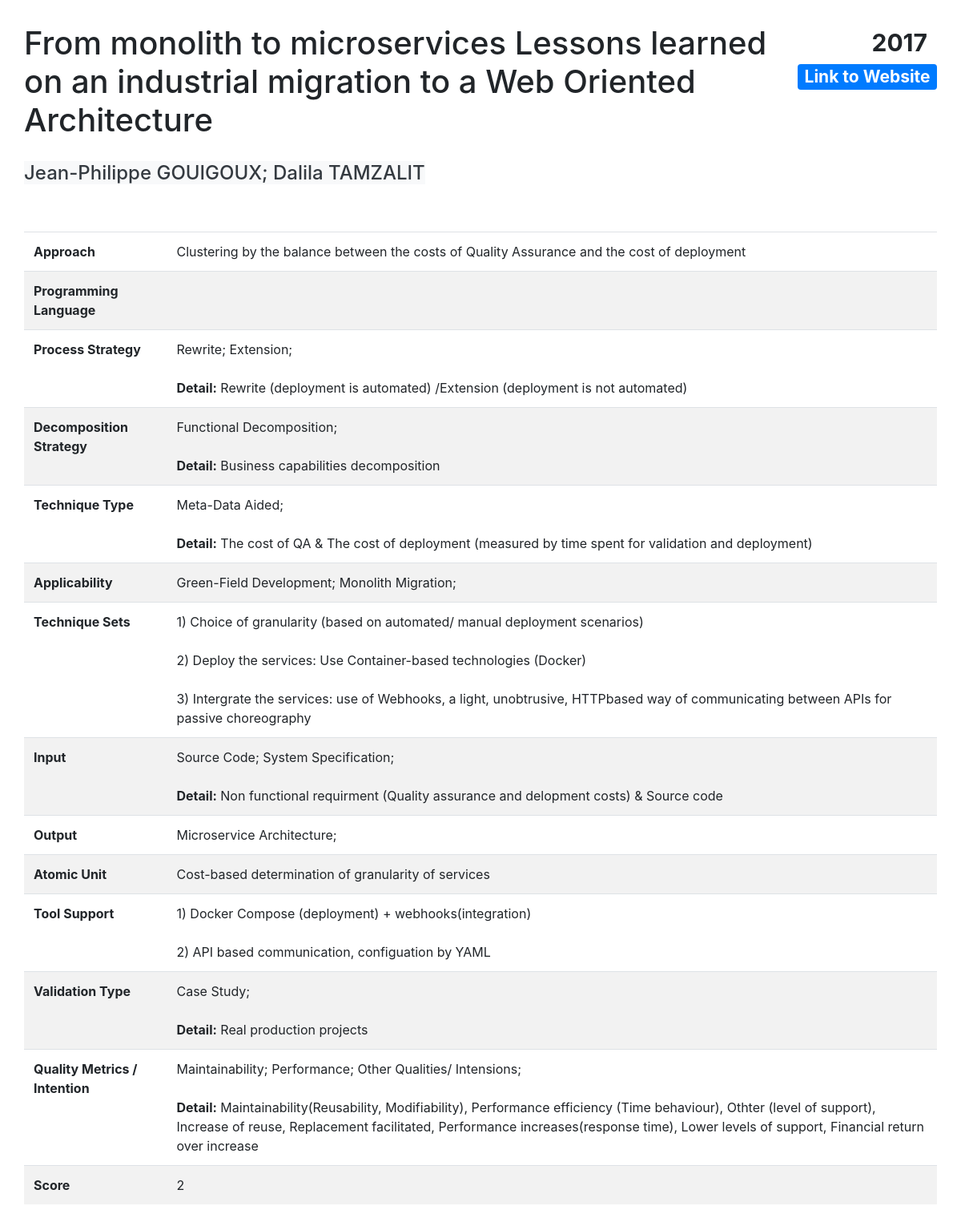
Page /result.php?id=1 on the earlier database version.
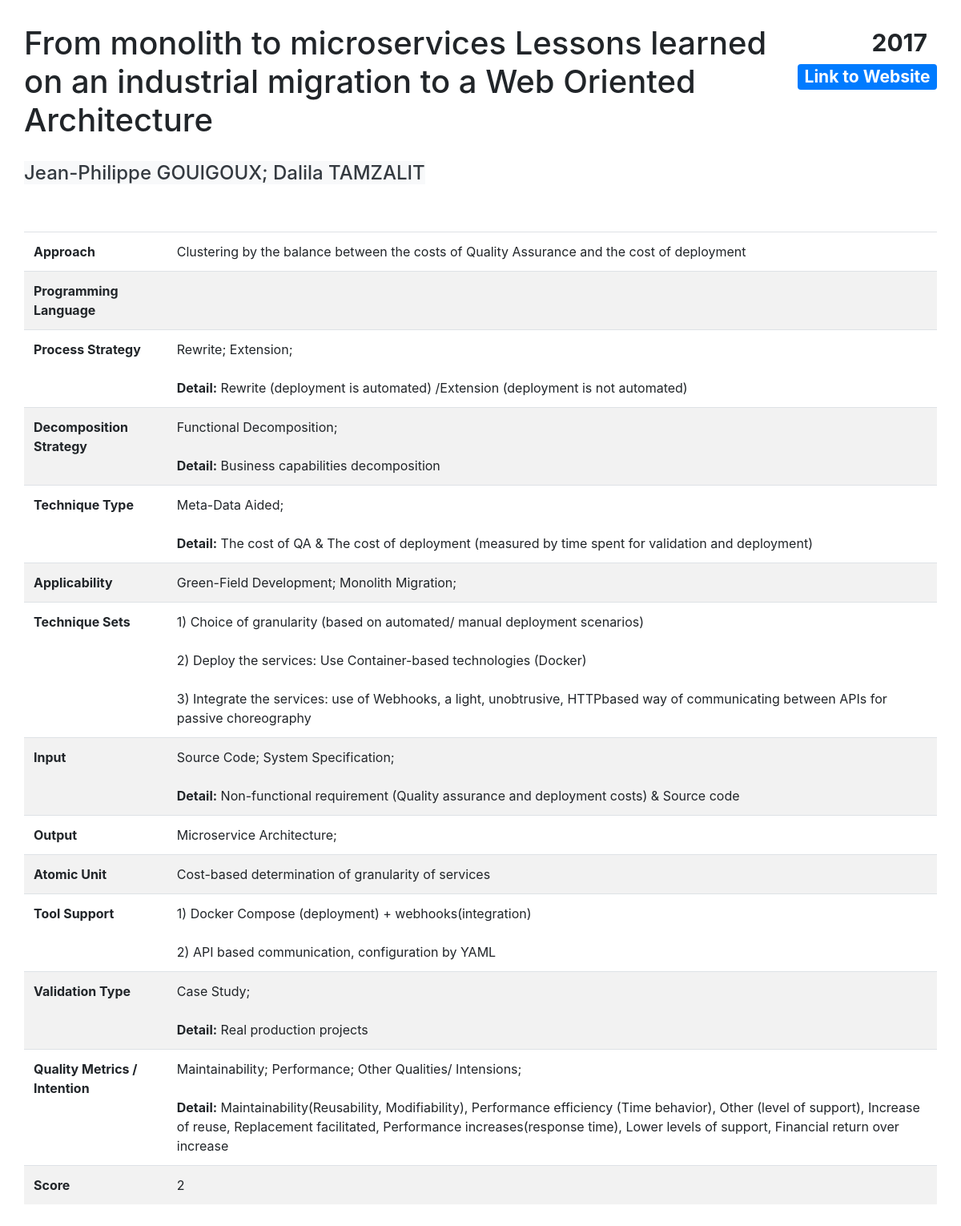
Same page on the later database version.
### tables this page shows
CREATE TABLE `contribution` (
  `id` int(11) NOT NULL,
  `Title` varchar(150) NOT NULL DEFAULT 'Title',
  `Year` year(4) NOT NULL DEFAULT 2000,
  `Authors` tinytext NOT NULL,
  `Link` varchar(250) NOT NULL DEFAULT 'Empty Link',
  `Approach` text NOT NULL,
  `Process_Rewrite` tinyint(4) NOT NULL DEFAULT 0 COMMENT 'Process Strategy',
  `Process_Extension` tinyint(4) NOT NULL DEFAULT 0 COMMENT 'Process Strategy',
  `Process_StranglerPattern` tinyint(4) NOT NULL DEFAULT 0 COMMENT 'Process Strategy',
  `Process_ContinuousEvolution` tinyint(4) NOT NULL DEFAULT 0 COMMENT 'Process Strategy',
  `Process_Split` tinyint(4) NOT NULL DEFAULT 0 COMMENT 'Process Strategy',
  `Process_Others` tinyint(4) NOT NULL DEFAULT 0 COMMENT 'Process Strategy',
  `ProcessDetail` mediumtext DEFAULT NULL,
  `Decomposition_DDD` tinyint(4) NOT NULL DEFAULT 0 COMMENT 'Decomposition Strategy',
  `Decomposition_FunctionalDecomposition` tinyint(4) NOT NULL DEFAULT 0 COMMENT 'Decomposition Strategy',
  `Decomposition_ExistingStructure` tinyint(4) NOT NULL DEFAULT 0 COMMENT 'Decomposition Strategy',
  `Decomposition_Others` tinyint(4) NOT NULL DEFAULT 0 COMMENT 'Decomposition Strategy',
  `DecompositionDetail` tinytext DEFAULT NULL,
  `TechniqueSet` mediumtext NOT NULL,
  `Technique_SCA` tinyint(4) NOT NULL DEFAULT 0 COMMENT 'Technique Type',
  `Technique_MDA` tinyint(4) NOT NULL DEFAULT 0 COMMENT 'Technique Type',
  `Technique_WDA` tinyint(4) NOT NULL DEFAULT 0 COMMENT 'Technique Type',
  `Technique_DMC` tinyint(4) NOT NULL DEFAULT 0 COMMENT 'Technique Type',
  `Technique_Others` tinyint(4) NOT NULL DEFAULT 0 COMMENT 'Technique Type',
  `TechniqueTypeDetail` mediumtext DEFAULT NULL,
  `Applicability_GR` tinyint(1) NOT NULL DEFAULT 0 COMMENT 'Applicability',
  `Applicability_MO` tinyint(1) NOT NULL DEFAULT 0 COMMENT 'Applicability',
  `AtomicUnit` tinytext DEFAULT NULL,
  `Input_SourceCode` tinyint(4) NOT NULL DEFAULT 0 COMMENT 'Input Choice',
  `Input_UseCase` tinyint(4) NOT NULL DEFAULT 0 COMMENT 'Input Choice',
  `Input_SystemSpecification` tinyint(4) NOT NULL DEFAULT 0 COMMENT 'Input Choice',
  `Input_API` tinyint(4) NOT NULL DEFAULT 0 COMMENT 'Input Choice',
  `Input_Others` tinyint(4) NOT NULL DEFAULT 0 COMMENT 'Input Choice',
  `InputDetail` tinytext DEFAULT NULL,
  `Output_List` tinyint(4) NOT NULL DEFAULT 0 COMMENT 'Output Choice',
  `Output_Archi` tinyint(4) NOT NULL DEFAULT 0 COMMENT 'Output Choice',
  `Output_Others` tinyint(4) NOT NULL DEFAULT 0 COMMENT 'Output Choice',
  `OutputDetail` tinytext DEFAULT NULL,
  `Tool` mediumtext DEFAULT NULL,
  `ProgramLanguage` mediumtext DEFAULT NULL,
  `Validation_Experiment` tinyint(4) NOT NULL DEFAULT 0 COMMENT 'Validation Type',
  `Validation_Example` tinyint(4) NOT NULL DEFAULT 0 COMMENT 'Validation Type',
  `Validation_CaseStudy` tinyint(4) NOT NULL DEFAULT 0 COMMENT 'Validation Type',
  `Validation_NoValidation` tinyint(4) NOT NULL DEFAULT 0 COMMENT 'Validation Type',
  `ValidationTypeDetail` mediumtext DEFAULT NULL,
  `ValidationMetrics` mediumtext DEFAULT NULL,
  `Quality_Maintainability` tinyint(4) NOT NULL DEFAULT 0 COMMENT 'Quality',
  `Quality_Security` tinyint(4) NOT NULL DEFAULT 0 COMMENT 'Quality',
  `Quality_Performance` tinyint(4) NOT NULL DEFAULT 0 COMMENT 'Quality',
  `Quality_Reliability` tinyint(4) NOT NULL DEFAULT 0 COMMENT 'Quality',
  `Quality_Scalability` tinyint(4) DEFAULT 0 COMMENT 'Quality',
  `Quality_Others` tinyint(4) NOT NULL DEFAULT 0 COMMENT 'Quality',
  `QualityDetail` mediumtext DEFAULT NULL,
  `Score` float NOT NULL DEFAULT 1
);

### result.php (the view, shortened to what this page needs)
<!DOCTYPE html>
<html lang="en">
<head>
    <link rel="stylesheet" href="https://maxcdn.bootstrapcdn.com/bootstrap/4.5.0/css/bootstrap.min.css">
    <link rel="stylesheet" type="text/css" href="css/style.css">
</head>
<?php
include('functions.php');
$servername = "localhost";
$username = "user";
$password = "";
$dbname = "migration";
$conn = new mysqli($servername, $username, $password, $dbname);
$sql = "SELECT * FROM contribution WHERE id=" . $_GET['id'];
$result = $conn->query($sql);
if ($result->num_rows > 0) {
    $row = $result->fetch_assoc();
} else {
    echo "<h1>Error: fail to find detailed page from database</h1>";
}
?>
<body>
    <div class="container-fluid" style="padding:30px">
        <div class="row">
            <div class="col-md-10">
                <div class="page-header">
                    <h1 id="Title" name="Title">
                        <?php
                        echo nl2br($row["Title"]); ?>
                    </h1>
                </div>
            </div>
            <div class="col-md-2">
                <div class="row">
                    <div class="col-md-12">
                        <h1>
                            <span class="badge badge-default float-right" id="Year" name="Year">
                                <?php
                                echo $row["Year"]; ?>
                            </span>
                        </h1>
                    </div>
                </div>
                <div class="row" style="margin-top:5px">
                    <div class="col-md-12">
                        <h3><a href="<?php
                                        echo $row["Link"]; ?>" class="badge badge-primary float-right" id="Link" name="Link" target="_blank">Link to Website</a></h3>
                    </div>
                </div>
            </div>
        </div>
        <div class="row" style="margin-top:20px">
            <div class="col-md-12">
                <h4><span class="bg-light text-dark" id="Author" name="Author">
                        <?php
                        echo $row["Authors"]; ?></span></h4>
            </div>
        </div>
        <div class="row" style="margin-top:50px">
            <div class="col-md-12">
                <table class="table">
                    <tbody>
                        <tr class="table">
                            <td>
                                <b>Approach</b>
                            </td>
                            <td id="DetailApproach" name="DetailApproach">
                                <?php
                                echo $row["Approach"]; ?>
                            </td>
                        </tr>
                        <tr class="table">
                                <td>
                                    <b>Programming Language</b>
                                </td>
                                <td id="ProgramLanguage" name="ProgramLanguage">
                                </td>
                            </tr>
                        <tr class="table">
                            <td>
                                <b>Process Strategy</b>
                            </td>
                            <td id="DetailProcessStrategy" name="DetailProcessStrategy">
                                <?php
                                showProcess($row);
                                ?>
                            </td>
                        </tr>
                        <trclass="table">
                            <td>
                                <b>Decomposition Strategy</b>
                            </td>
                            <td id="DetailDecompositionStrategy" name="DetailDecompositionStrategy">
                                <?php
                                showDecomposition($row);
                                ?>
                            </td>
                            <tr class="table">
                                <td>
                                    <b>Technique Type</b>
                                </td>
                                <td id="DetailTechniqueType" name="DetailTechniqueType">
                                    <?php
                                    showTechniqueType($row);
                                    ?>
                                </td>
                            </tr>
                            <tr class="table">
                                <td>
                                    <b>Applicability</b>
                                </td>
                                <td id="DetailApplicability" name="DetailApplicability">
                                </td>
                            </tr>
                            <tr class="table">
                                <td>
                                    <b>Technique Sets</b>
                                </td>
                                <td id="DetailTechniqueSets" name="DetailTechniqueSets">
                                    <?php
                                    echo nl2br($row["TechniqueSet"]); ?>
                                </td>
                            </tr>
                            <tr class="table">
                                <td>
                                    <b> Input</b>
                                </td>
                                <td id="DetailInput" name="DetailInput">
                                    <?php
                                    showInput($row);
                                    ?>
                                </td>
                            </tr>
                            <tr class="table">
                                <td>
                                    <b>Output</b>
                                </td>
                                <td id="DetailOutput" name="DetailOutput">
                                </td>
                            </tr>
                            <tr class="table">
                                <td>
                                    <b>Atomic Unit</b>
                                </td>
                                <td id="DetailAtomic" name="DetailAtomic">
                                    <?php
                                    echo nl2br($row["AtomicUnit"]); ?>
                                </td>
                            </tr>
                            <tr class="table">
                                <td>
                                    <b>Tool Support</b>
                                </td>
                                <td id="DetailToolSupport" name="DetailToolSupport">
                                    <?php
                                    echo nl2br($row["Tool"]); ?>
                                </td>
                            </tr>
                            <tr class="table">
                                <td>
                                    <b>Validation Type</b>
                                </td>
                                <td id="DetailValidationType" name="DetailValidationType">
                                    <?php
                                    showValidation($row); ?>
                                </td>
                            </tr>
                            <tr class="table">
                                <td>
                                    <b>Quality Metrics / Intention</b>
                                </td>
                                <td id="DetailQuality" name="DetailQuality">
                                    <?php
                                    showQuality($row); ?>
                                </td>
                            </tr>
                            <tr class="table">
                                <td>
                                    <b>Score</b>
                                </td>
                                <td id="Score" name="Score">
                                    <?php
                                    echo $row["Score"]; ?>
                                </td>
                            </tr>
                    </tbody>
                </table>
            </div>
        </div>
    </div>
</body>
</html>

### functions.php (shortened to what this page needs)
<?php
function showProcess($row)
{
    $data = "";
    if ($row["Process_Rewrite"] != 0) {
        $data = $data . "Rewrite; ";
    }
    if ($row["Process_Extension"] != 0) {
        $data = $data . "Extension; ";
    }
    if ($row["ProcessDetail"] != null && strcmp($row["ProcessDetail"], "") != 0) {
        $data = $data . "<br><br><b>Detail:</b> " . $row["ProcessDetail"];
    }
    echo nl2br($data);
}
function showDecomposition($row)
{
    $data = "";
    if ($row["Decomposition_FunctionalDecomposition"] != 0) {
        $data = $data . "Functional Decomposition; ";
    }
    if ($row["DecompositionDetail"] != null && strcmp($row["DecompositionDetail"], "") != 0) {
        $data = $data . "<br><br><b>Detail:</b> " . $row["DecompositionDetail"];
    }
    echo nl2br($data);
}
function showTechniqueType($row)
{
    $data = "";
    if ($row["Technique_MDA"] != 0) {
        $data = $data . "Meta-Data Aided; ";
    }
    if ($row["TechniqueTypeDetail"] != null && strcmp($row["TechniqueTypeDetail"], "") != 0) {
        $data = $data . "<br><br><b>Detail:</b> " . $row["TechniqueTypeDetail"];
    }
    echo nl2br($data);
}
function showApplicability($row)
{
    $data = "";
    if ($row["Applicability_GR"] != 0) {
        $data = $data . "Green-Field Development; ";
    }
    if ($row["Applicability_MO"] != 0) {
        $data = $data . "Monolith Migration; ";
    }
    echo nl2br($data);
}
function showInput($row)
{
    $data = "";
    if ($row["Input_SourceCode"] != 0) {
        $data = $data . "Source Code; ";
    }
    if ($row["Input_SystemSpecification"] != 0) {
        $data = $data . "System Specification; ";
    }
    if ($row["InputDetail"] != null && strcmp($row["InputDetail"], "") != 0) {
        $data = $data . "<br><br><b>Detail:</b> " . $row["InputDetail"];
    }
    echo nl2br($data);
}
function showOutput($row)
{
    $data = "";
    if ($row["Output_Archi"] != 0) {
        $data = $data . "Microservice Architecture; ";
    }
    echo nl2br($data);
}
function showValidation($row)
{
    $data = "";
    if ($row["Validation_CaseStudy"] != 0) {
        $data = $data . "Case Study; ";
    }
    if ($row["ValidationTypeDetail"] != null && strcmp($row["ValidationTypeDetail"], "") != 0) {
        $data = $data . "<br><br><b>Detail:</b> " . $row["ValidationTypeDetail"];
    }
    echo nl2br($data);
}
function showQuality($row)
{
    $data = "";
    if ($row["Quality_Maintainability"] != 0) {
        $data = $data . "Maintainability; ";
    }
    if ($row["Quality_Performance"] != 0) {
        $data = $data . "Performance; ";
    }
    if ($row["Quality_Others"] != 0) {
        $data = $data . "Other Qualities/ Intensions; ";
    }
    if ($row["QualityDetail"] != null && strcmp($row["QualityDetail"], "") != 0) {
        $data = $data . "<br><br><b>Detail:</b> " . $row["QualityDetail"];
    }
    echo nl2br($data);
}

### css/style.css (style rules this page uses)
tr:nth-child(even) { background-color: #f2f2f2 }

Differences in the rows shown:
changed contribution "Jean-Philippe GOUIGOUX; Dalila TAMZALIT": TechniqueSet "…Container-based technologies (Docker) 3) Intergrate the services: use of…" → "…Container-based technologies (Docker) 3) Integrate the services: use of…"; InputDetail "Non functional requirment (Quality assurance and delopment costs) & Source code" → "Non-functional requirement (Quality assurance and deployment costs) & Source code"; Tool "1) Docker Compose (deployment) + webhooks(integration) 2) API based communication, configuation by YAML" → "1) Docker Compose (deployment) + webhooks(integration) 2) API based communication, configuration by YAML"; QualityDetail "…Modifiability), Performance efficiency (Time behaviour), Othter (level of support), Increase…" → "…Modifiability), Performance efficiency (Time behavior), Other (level of support), Increase…"
